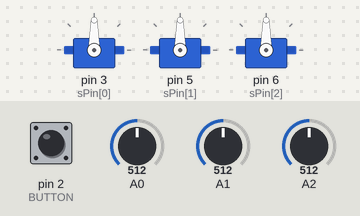
This sketch was run on a simulated Arduino Uno, built with avr-gcc and run on an emulated ATmega328P. On the bench: 3 × servo. Inputs (shaded band) come from the test bench; at power-on: A0 = 512, A1 = 512, A2 = 512, pin 2 (BUTTON) LOW. What the sketch prints to the serial monitor is not drawn.

Above: at 1.2 s.
1.3 s: A0 set to 716
At 1.8 s:
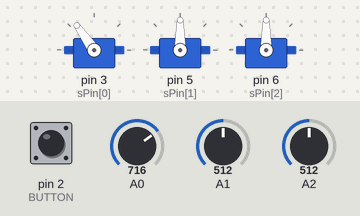
2.8 s: A1 set to 716
At 3.4 s:
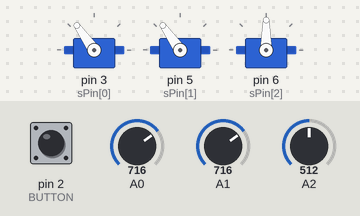
4.3 s: A2 set to 716
At 5.5 s:
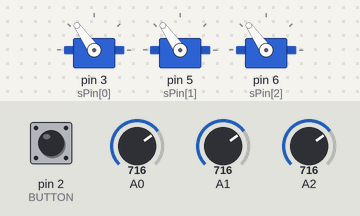
5.8 s: A0 set to 900
At 6.5 s:
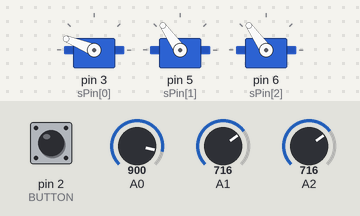
7.3 s: A1 set to 900
At 8.5 s:
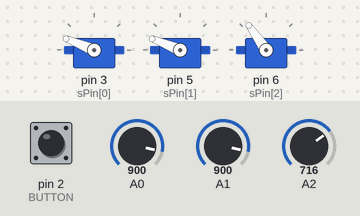
8.8 s: A2 set to 900
At 10.2 s:
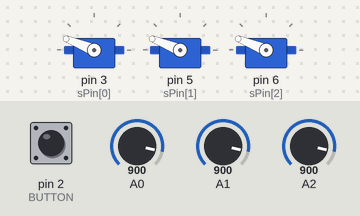
Timing chart, 0 to 11.3 s (numbered marks = the images above; inputs shaded):
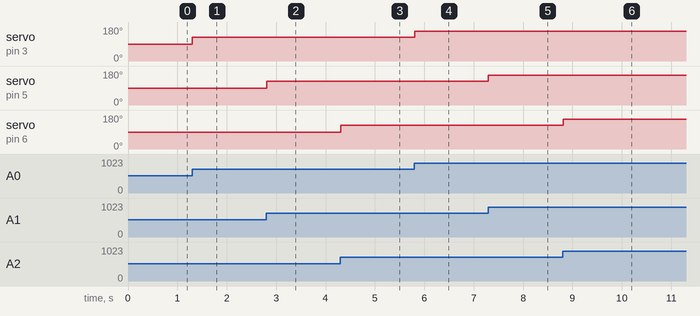

The sketch:

physical_calibration_3DOF.ino
```cpp
/*
physical callibration code
default servo library pulse range is 544 to 2400 for 0 - 180 deg
*/


#include <Servo.h>

#define BUTTON 2
#define COXIA 0
#define FEMUR 1
#define TIBIA 2


//create servo objects for each lamp joint

const int numServos = 3; //how many servos do you have?
const int sPin[numServos] = {3, 5, 6}; //what pins do they correlate to?, 5, 6
Servo legServo[numServos]; //servo array
String joint[numServos] = {"Coxia", "Femur", "Tibia"}; //name of each servo

int pb = 0;

// define Pots ADC Pins

int coxiaPot = A0;
int femurPot = A1;
int tibiaPot = A2;


int controlPot[numServos]; //control pot array
int potVal[numServos];    // variable to read the value from the analog pin
int sPos[numServos];
int pulse[numServos];

void setup()
{

	Serial.begin(19200); // initialize serial output
	Serial.println("it's on!");
	Serial.println("Press button to output current angle and pulse");
	pinMode (BUTTON, INPUT);
	for (int i = 0; i < 3; i++)
	{
		legServo[i].attach(sPin[i]);
	}


}

void loop()
{

	while(!pb)
	{

		for(int i = 0; i < numServos ; i++)
		{
			potVal[i] = analogRead(i);            // reads the value of the potentiometer (value between 0 and 1023)
			sPos[i] = map(potVal[i], 0, 1023, 0, 180);    // scale it to use it with the servo (value between 0 and 180)
			legServo[i].write(sPos[i]);                  // sets the servo position according to the scaled value
			delay(5);        // waits for the servo to get there
		}
		pb = digitalRead(BUTTON);
	}
	for (int x = 0; x < numServos; x++)

	{
		pulse[x] = map(sPos[x], 0, 180, 544, 2400);
		Serial.println(joint[x]);
		Serial.print("Pulse; ");
		Serial.print(pulse[x]);
		Serial.print("   Position: ");
		Serial.println(sPos[x]);


	}
	Serial.println();
	delay(100);
	pb = 0;


}
```

Measured:
- after the input at 1.3 s, servo on pin 3 (sPin[0]): 90° → 125° at once
- after the input at 2.8 s, servo on pin 5 (sPin[1]): 90° → 125° at once
- after the input at 4.3 s, servo on pin 6 (sPin[2]): 90° → 125° at once
- after the input at 5.8 s, servo on pin 3 (sPin[0]): 125° → 158° at once
- after the input at 7.3 s, servo on pin 5 (sPin[1]): 125° → 158° at once
- after the input at 8.8 s, servo on pin 6 (sPin[2]): 125° → 158° at once
